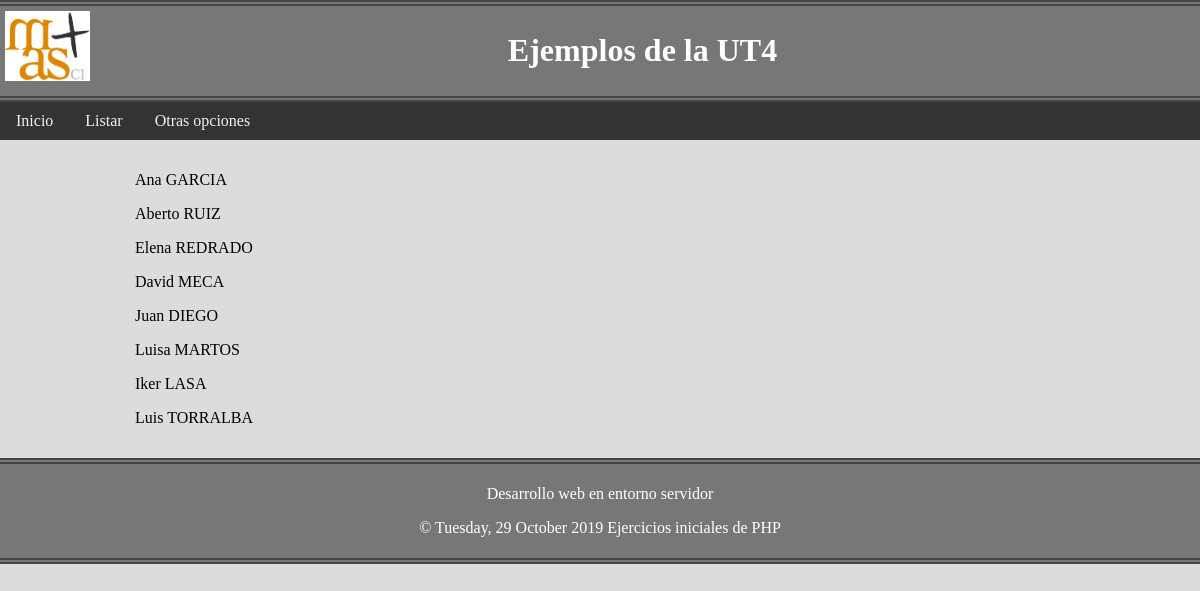
/ExplicarBDAPImysqli_AL/index.php, run on the app's committed database.
### tables this page shows
CREATE TABLE `personas` (
  `idPersona` int(3) NOT NULL,
  `nombre` varchar(50) NOT NULL,
  `apellido` varchar(50) NOT NULL,
  `edad` int(3) NOT NULL,
  `estadoC` varchar(1) NOT NULL,
  `sexo` varchar(1) NOT NULL
);

### ExplicarBDAPImysqli_AL/index.php (called while the page is built, shortened)
<?php
require_once 'modelo/conexion.php';
include "helper/utilidades.php";
$sql = 'SELECT nombre, apellido FROM personas';
$personas = obtenerRegistros($conexion, $sql);
include "vistas/vista_inicio.php";

### ExplicarBDAPImysqli_AL/helper/utilidades.php (called while the page is built, shortened)
<?php
function obtenerRegistros($conexion, $sql)
{
    $resul = mysqli_query($conexion, $sql);
    $registros = array();
    while ($fila = mysqli_fetch_array($resul)) {
        $registros[] = $fila;
    }
    return $registros;
}

### ExplicarBDAPImysqli_AL/vistas/vista_inicio.php (the view)
<?php
 include "cabecera.php";
 foreach ($personas as $persona)
 {
 echo "<div class='persona'>";
 echo "<p> " . htmlspecialchars($persona['nombre']) . " " .
 strtoupper(htmlspecialchars($persona['apellido'])) . "</p>";
 echo "</div>\n";
 }
 include "pie.php";
?>

### ExplicarBDAPImysqli_AL/vistas/cabecera.php (shortened to what this page needs)
<!DOCTYPE html>
<html lang="es">
<head>
    <link rel="stylesheet" type="text/css" href="css/estilo1.css">
</head>
<body>
    <header>
        <img src='img\logo.png' width="85" height="70" alt="El logo de Mª Ana Sanz" />
        <h1>Ejemplos de la UT4</h1>
    </header>
    <nav>
        <a href="?">Inicio</a>
        <a href="?opcion=listar">Listar</a>
        <a href="#">Otras opciones</a>
    </nav>
    <main>
        <section>

### ExplicarBDAPImysqli_AL/vistas/pie.php (shortened to what this page needs)
</section>
    </main>
    <footer>
        <p>Desarrollo web en entorno servidor</p>
        <p class="copyright">
            &copy;
            <?php
            $fecha = strftime("%A, %d  %B %Y");
            echo utf8_encode($fecha);
            ?> Ejercicios iniciales de PHP
        </p>
    </footer>
</body>
</html>

### ExplicarBDAPImysqli_AL/css/estilo1.css (style rules this page uses)
* { box-sizing: border-box; }
body { background-color: gainsboro; margin: 0; }
header { background-color: #777; border-bottom: 6px double #444; border-top: 6px double #444; color: white; padding: 5px; text-align: center; }
img { float: left; }
nav { background-color: #333; overflow: hidden; }
nav a { color: #f2f2f2; display: block; float: left; padding: 10px 16px; text-align: center; text-decoration: none; }
main { background: #f0f0f0; margin: 0 auto; width: 80%; }
section { float: left; padding: 15px; width: 100%; }
footer { background-color: #777; border-bottom: 6px double#444; border-top: 6px double #444; clear: left; color: white; padding: 5px; text-align: center; }

### data on the page
personas: nombre "Ana", apellido "GARCIA"
personas: nombre "Aberto", apellido "RUIZ"
personas: nombre "Elena", apellido "REDRADO"
personas: nombre "David", apellido "MECA"
personas: nombre "Juan", apellido "DIEGO"
personas: nombre "Luisa", apellido "MARTOS"
personas: nombre "Iker", apellido "LASA"
personas: nombre "Luis", apellido "TORRALBA"

### other printed values
utf8_encode($fecha) "Tuesday, 29 October 2019"
